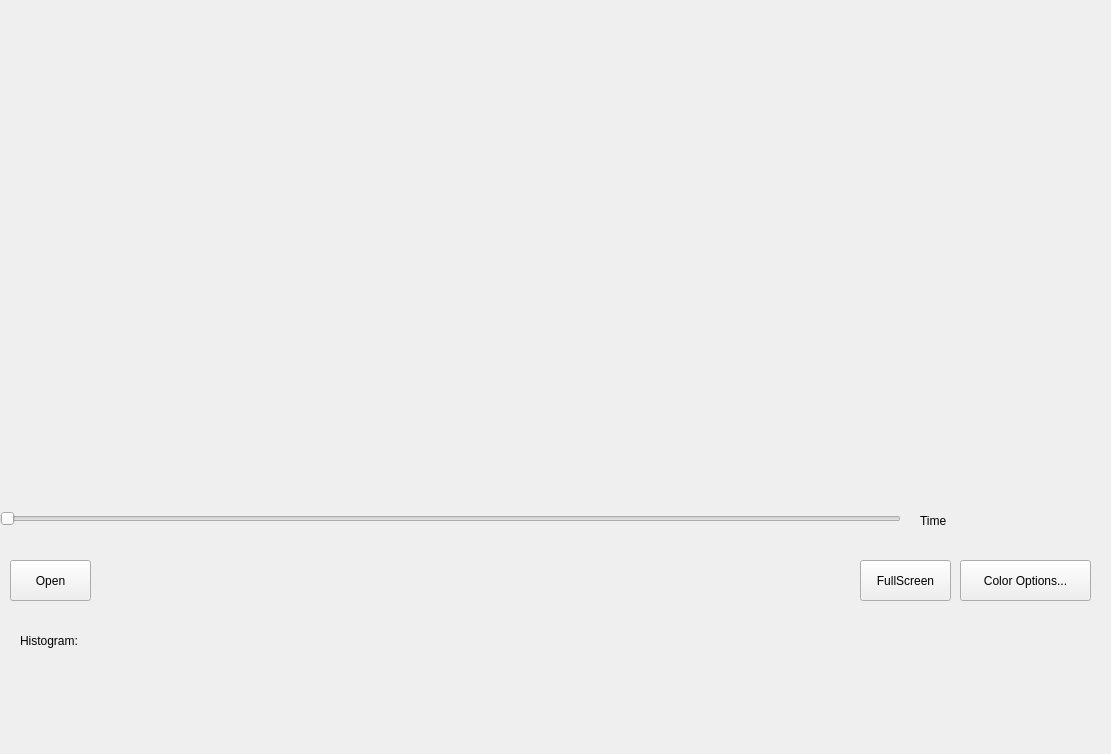
<?xml version="1.0" encoding="UTF-8"?>
<ui version="4.0">
 <class>Player</class>
 <widget class="QWidget" name="Player">
  <property name="geometry">
   <rect>
    <x>0</x>
    <y>0</y>
    <width>1111</width>
    <height>754</height>
   </rect>
  </property>
  <property name="windowTitle">
   <string>Form</string>
  </property>
  <widget class="QLabel" name="lblHistogram">
   <property name="geometry">
    <rect>
     <x>20</x>
     <y>630</y>
     <width>91</width>
     <height>21</height>
    </rect>
   </property>
   <property name="text">
    <string>Histogram:</string>
   </property>
  </widget>
  <widget class="QPushButton" name="btnFullScreen">
   <property name="geometry">
    <rect>
     <x>860</x>
     <y>560</y>
     <width>91</width>
     <height>41</height>
    </rect>
   </property>
   <property name="text">
    <string>FullScreen</string>
   </property>
  </widget>
  <widget class="QPushButton" name="btnColor">
   <property name="geometry">
    <rect>
     <x>960</x>
     <y>560</y>
     <width>131</width>
     <height>41</height>
    </rect>
   </property>
   <property name="text">
    <string>Color Options...</string>
   </property>
  </widget>
  <widget class="QLabel" name="lblDuration">
   <property name="geometry">
    <rect>
     <x>920</x>
     <y>510</y>
     <width>161</width>
     <height>21</height>
    </rect>
   </property>
   <property name="text">
    <string>Time</string>
   </property>
  </widget>
  <widget class="QWidget" name="horizontalLayoutWidget">
   <property name="geometry">
    <rect>
     <x>0</x>
     <y>0</y>
     <width>1071</width>
     <height>501</height>
    </rect>
   </property>
   <layout class="QHBoxLayout" name="displayLayout"/>
  </widget>
  <widget class="QWidget" name="horizontalLayoutWidget_2">
   <property name="geometry">
    <rect>
     <x>100</x>
     <y>550</y>
     <width>751</width>
     <height>51</height>
    </rect>
   </property>
   <layout class="QHBoxLayout" name="controlLayout"/>
  </widget>
  <widget class="QPushButton" name="btnOpen">
   <property name="geometry">
    <rect>
     <x>10</x>
     <y>560</y>
     <width>81</width>
     <height>41</height>
    </rect>
   </property>
   <property name="text">
    <string>Open</string>
   </property>
  </widget>
  <widget class="QSlider" name="sliderTime">
   <property name="geometry">
    <rect>
     <x>0</x>
     <y>510</y>
     <width>901</width>
     <height>18</height>
    </rect>
   </property>
   <property name="orientation">
    <enum>Qt::Horizontal</enum>
   </property>
  </widget>
 </widget>
 <resources/>
 <connections/>
</ui>
